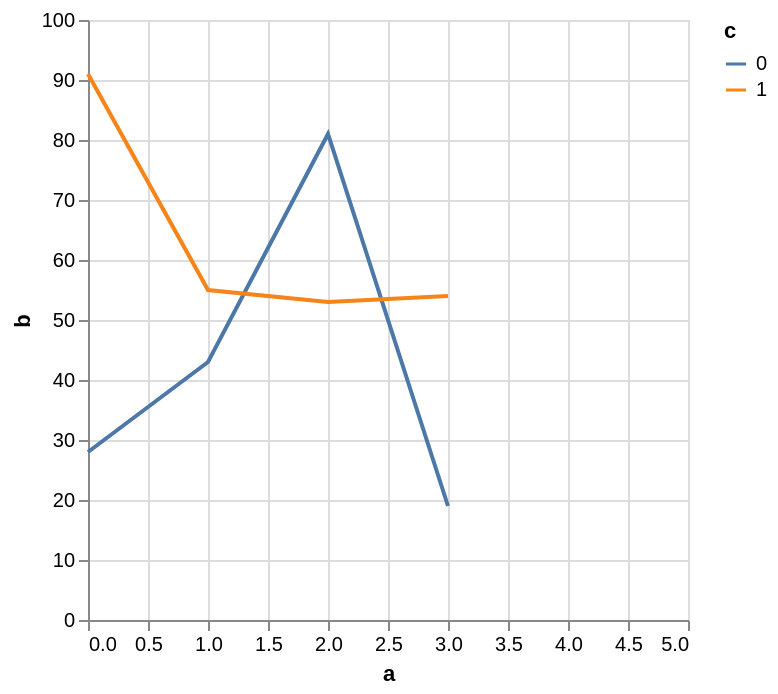

Express this chart as Vega-Lite.
### Vega-Lite specification from a JSON file in a GitHub repository (floating-point values rounded to 4 significant figures)
{"$schema": "https://vega.github.io/schema/vega-lite/v4.json", "data": {"values": [{"a": 0, "b": 28, "c": 0}, {"a": 0, "b": 91, "c": 1}, {"a": 1, "b": 43, "c": 0}, {"a": 1, "b": 55, "c": 1}, {"a": 2, "b": 81, "c": 0}, {"a": 2, "b": 53, "c": 1}, {"a": 3, "b": 19, "c": 0}]}, "transform": [{"impute": "b", "key": "a", "groupby": ["c"], "method": "mean", "frame": [-2, 2]}], "mark": "line", "encoding": {"x": {"field": "a", "type": "quantitative", "scale": {"nice": 1}}, "y": {"field": "b", "type": "quantitative"}, "color": {"field": "c", "type": "nominal"}}, "autosize": {"type": "pad"}}
